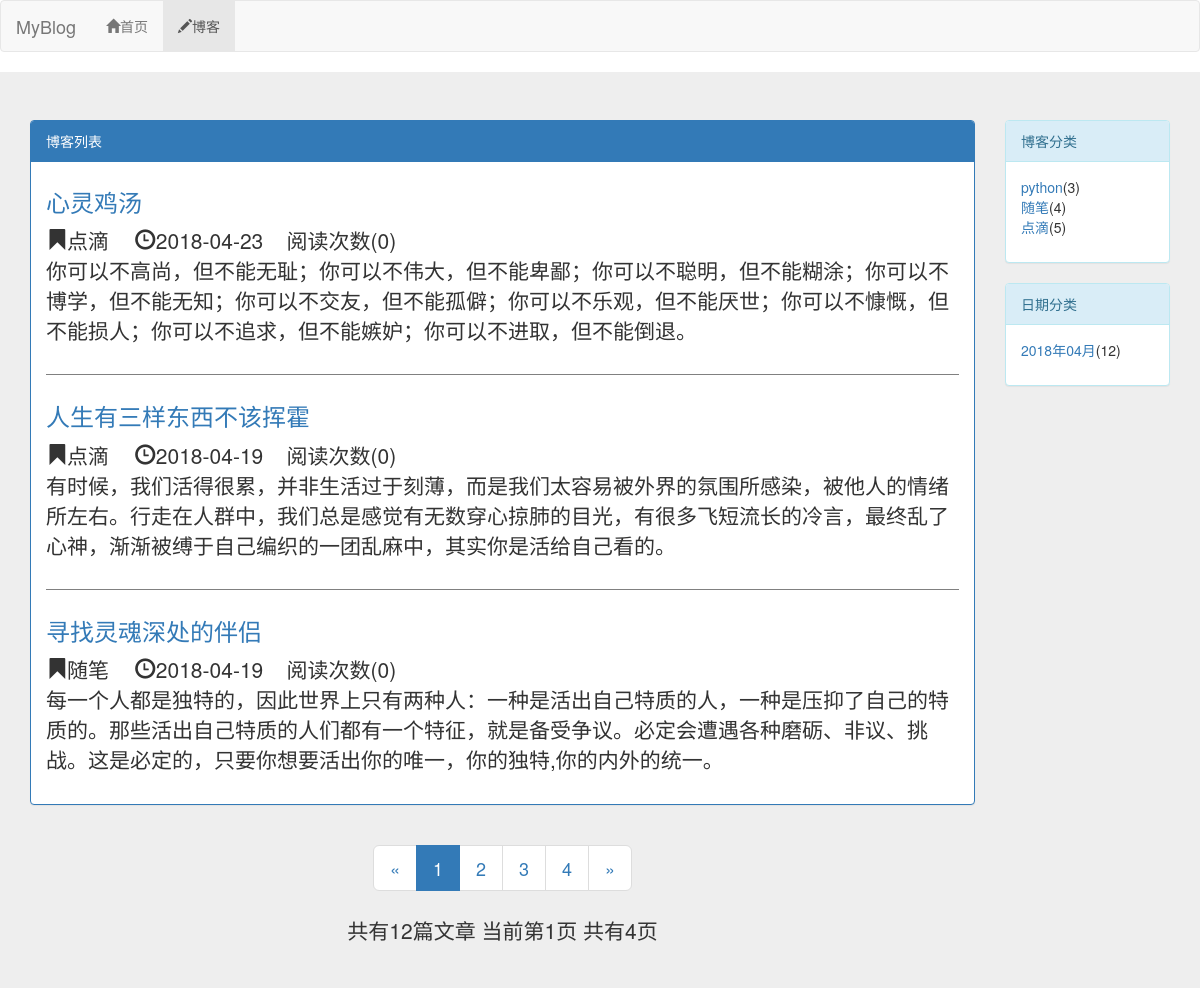
Page /blog/ on the earlier database version.
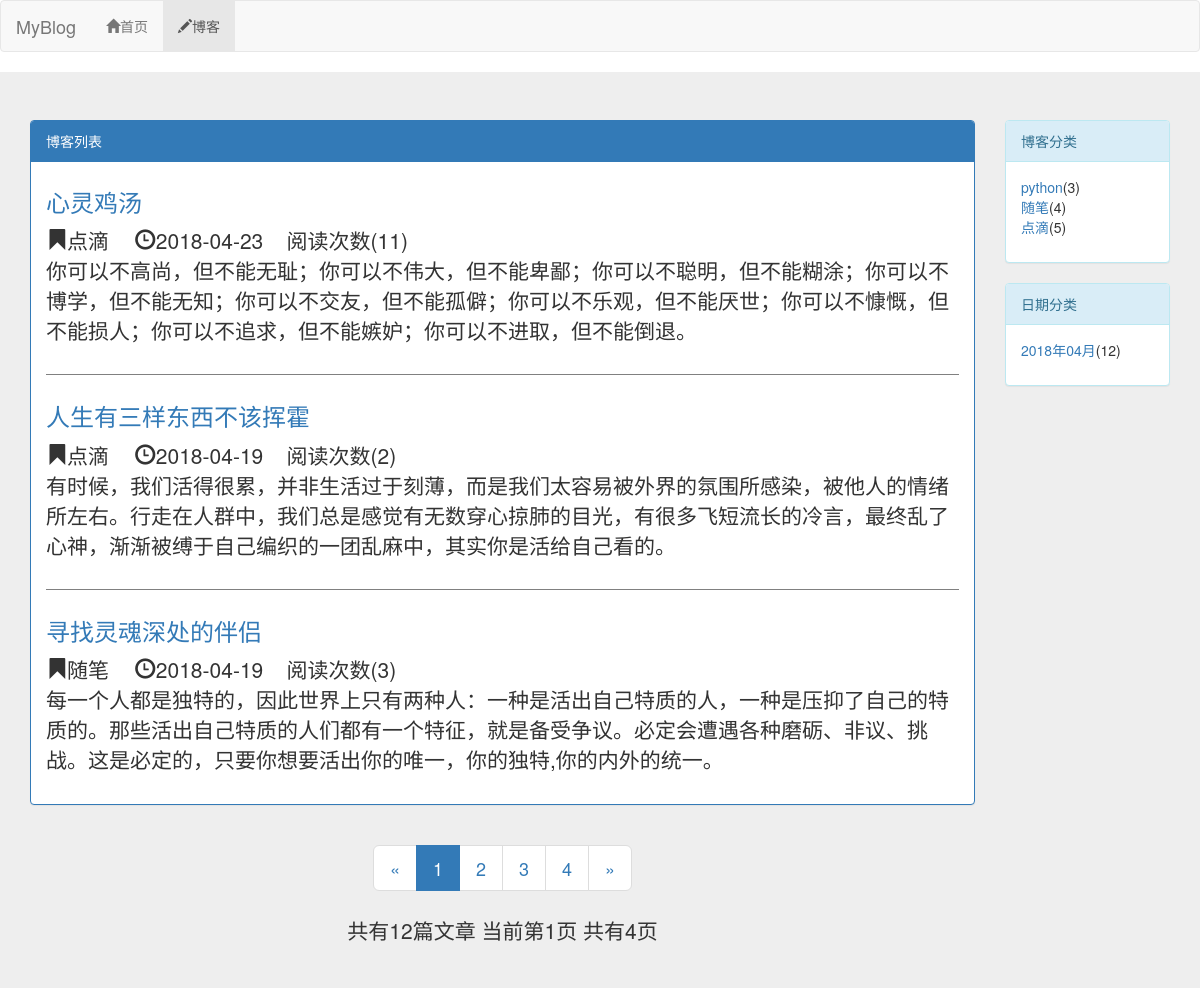
Same page on the later database version.
### blog/models.py (models this page shows, shortened)
class Blog(models.Model,ReadNumExpandMethod):
    title=models.CharField(max_length=50)
    blog_type=models.ForeignKey(BlogType,on_delete=models.DO_NOTHING)
    content=RichTextUploadingField()
    read_details=GenericRelation(ReadDetail)
    author=models.ForeignKey(User,on_delete=models.DO_NOTHING)
    creat_time=models.DateTimeField(auto_now_add=True)
    last_updated_time=models.DateTimeField(auto_now=True)
    class Meta:
        ordering=['-creat_time']

class BlogType(models.Model):
    type_name=models.CharField(max_length=15)
    def __str__(self):
        return self.type_name

### read_statistics/models.py (models this page shows)
class ReadNum(models.Model):
    read_num=models.IntegerField(default=0)
    content_type = models.ForeignKey(ContentType, on_delete=models.DO_NOTHING)
    object_id = models.PositiveIntegerField()
    content_object = GenericForeignKey('content_type', 'object_id')

### blog/views.py (the view)
# urls.py: path('',views.blog_list,name='blog_list'),
def blog_list(request):
    blogs_all_list=Blog.objects.all()
    context=get_blog_list_common_data(request,blogs_all_list)
    return render_to_response('blog/blog_list.html',context)

### read_statistics/models.py (called while the page is built)
    def get_read_num(self):
        try:
            ct = ContentType.objects.get_for_model(self)
            readnum = ReadNum.objects.get(content_type=ct, object_id=self.pk)
            return readnum.read_num
        except exceptions.ObjectDoesNotExist:
            return 0

### blog/templates/blog/blog_list.html (shortened to what the changed rows need)
{% extends "base.html" %}
{% load staticfiles %}
{% block hearder_extend %}
    <link rel="stylesheet" href="{% static 'blog/blog.css' %}">
{% endblock %}
{% block content %}
<div class="jumbotron">
<div class="container">
  <div class="row">
    <div class="col-xs-12 col-sm-8 col-md-9 col-lg-10">
        <div class="panel panel-primary">
            <div class="panel-body">
              {% for blog in blogs %}
                <div class="blog">
                        <h3> <a href="{% url 'blog_detail' blog.pk %}" style="text-decoration:none">{{ blog.title }}</a></h3>
                        <p class="blog-info">
                            <span class="glyphicon glyphicon-bookmark"></span>{{ blog.blog_type }}
                            <span class="glyphicon glyphicon-time" style="margin-left:20px"></span>{{ blog.creat_time|date:"Y-m-d" }}
                             &nbsp;&nbsp;&nbsp;阅读次数({{ blog.get_read_num }})
                        </p>
                    <p>{{ blog.content|striptags|truncatechars:120}}</p>
                </div>
                {% empty %}
                <div class="blog">
                    <h3>暂无博客，请期待</h3>
                </div>
                {% endfor %}
            </div>
          </div>
    </div>
  </div>
</div>
</div>
{% endblock%}

Differences in the rows shown:
changed Blog "心灵鸡汤": get_read_num "0" → "11"
changed Blog "人生有三样东西不该挥霍": get_read_num "0" → "2"
computed for Blog "寻找灵魂深处的伴侣": get_read_num "0" → "3"
